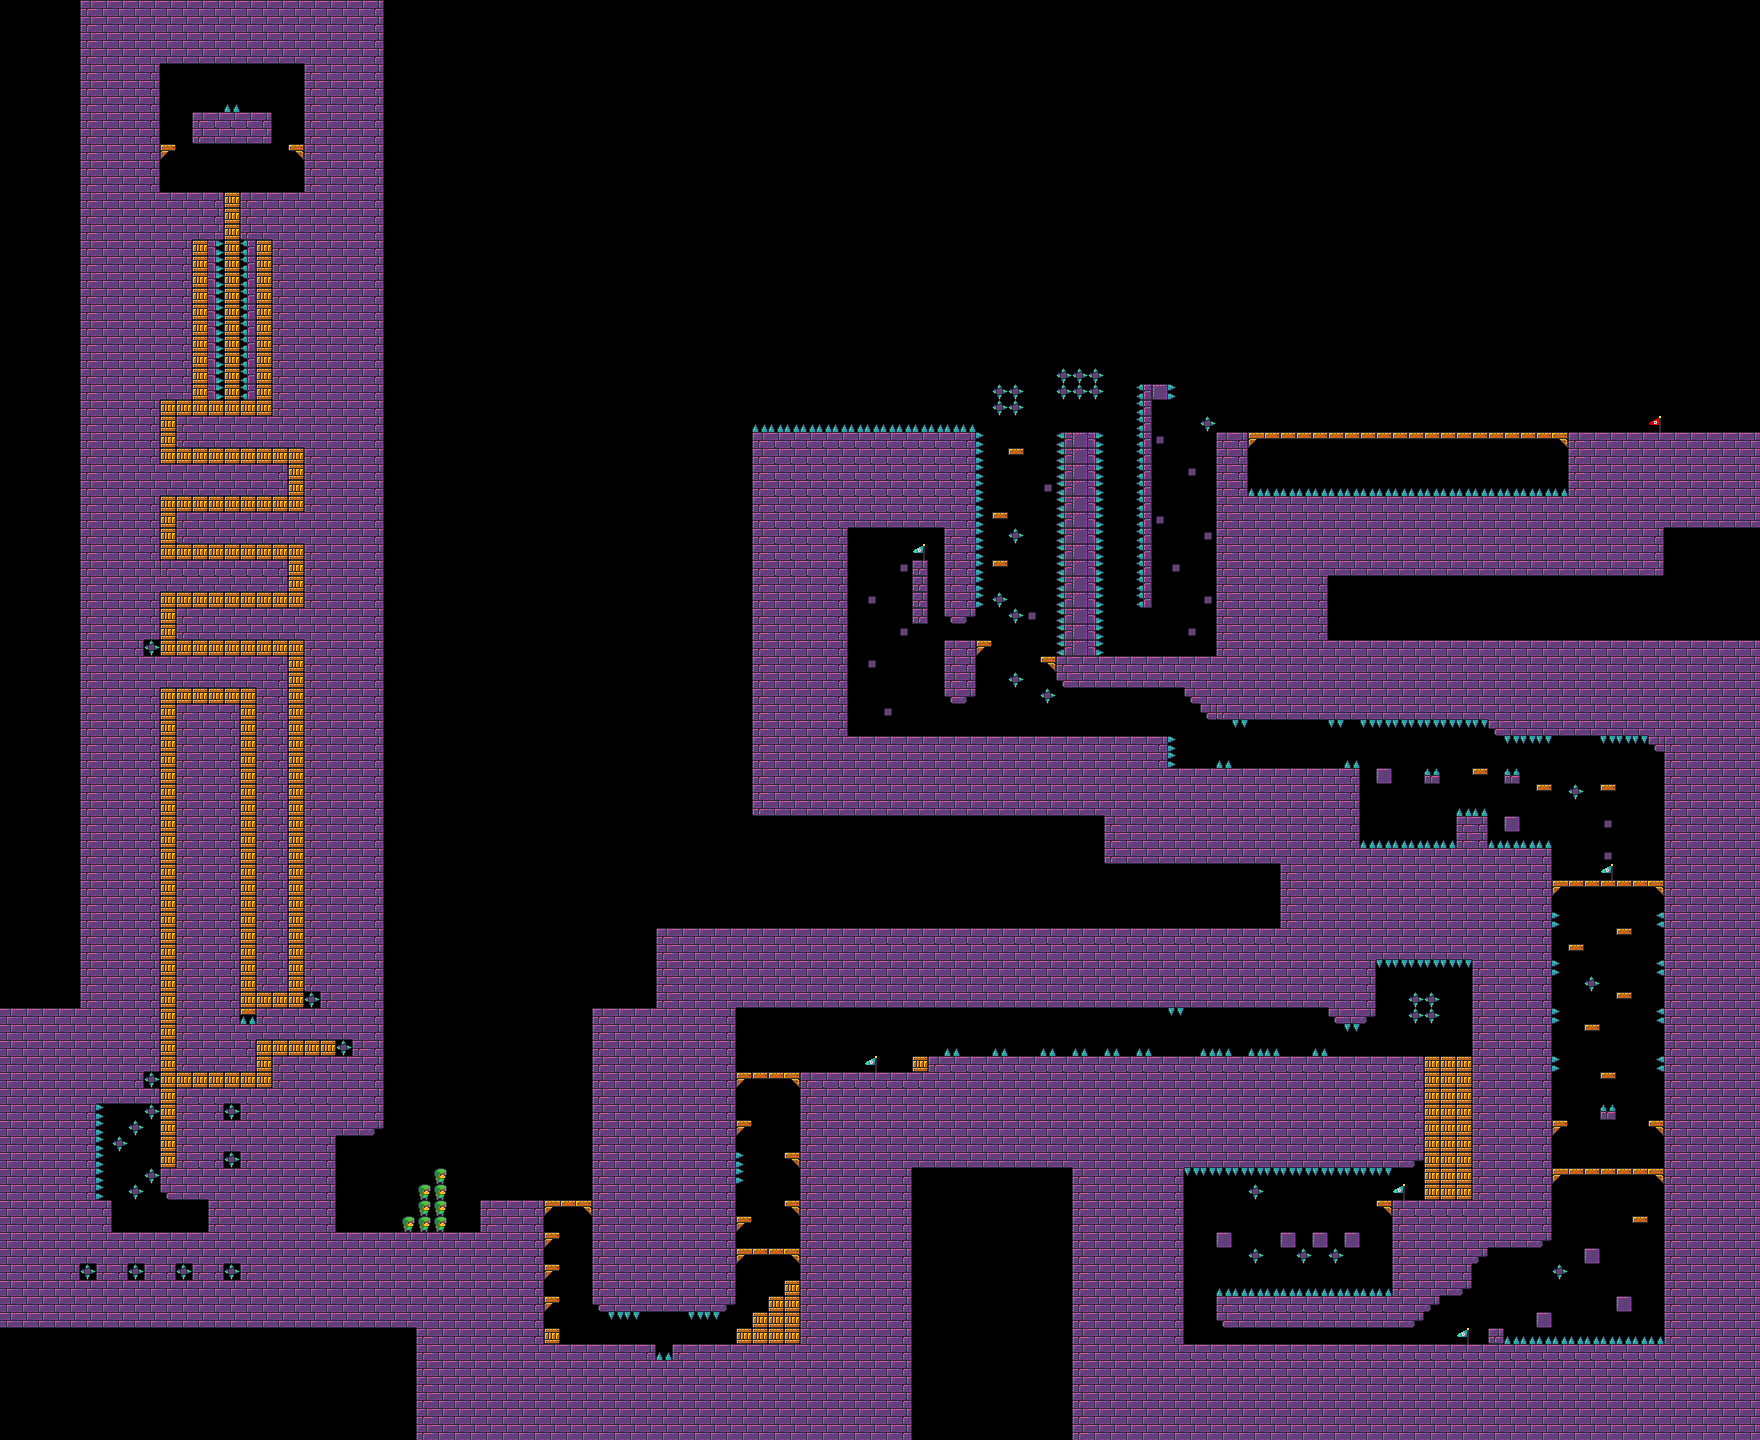

Tiled map render using the project's own tile images. Description and the map definition, with tile-layer contents summarised, below:
An orthogonal 110x90 tile map with 16x16 px tiles, 1 tile layer (Capa de patrones 1).

<map version="1.4" tiledversion="1.4.2" orientation="orthogonal" renderorder="right-down" width="110" height="90" tilewidth="16" tileheight="16" infinite="0" nextlayerid="2" nextobjectid="1">
 <tileset firstgid="1" name="Level 1 tileset updated 2" tilewidth="16" tileheight="16" tilecount="84" columns="6">
  <image source="tilesetUpdated2.png" width="96" height="224" />
 </tileset>
 <layer id="1" name="Capa de patrones 1" width="110" height="90">
  <data>[9900 cells, 4622 non-empty, 39 distinct tile ids]</data>
 </layer>
</map>